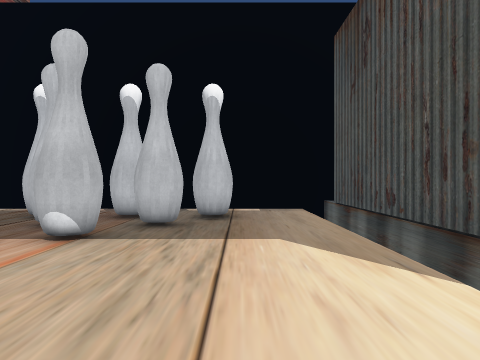
[1] (above)

24 first-person views from a walk through a scene from a Unity 3-D project. The camera is 1.4 m above the floor, looks level and sees 70° across. The floor is counted in squares, 1.44 m on a side. Each view is taken from the middle of a square. On the plan, view 1 faces up. The plan holds only what a view shows up to about 13 squares ahead; the rest is blank. The place goes on beyond the plan. The player character is not drawn.

[2]
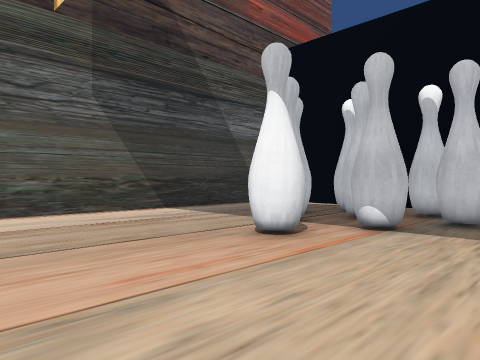

[3]
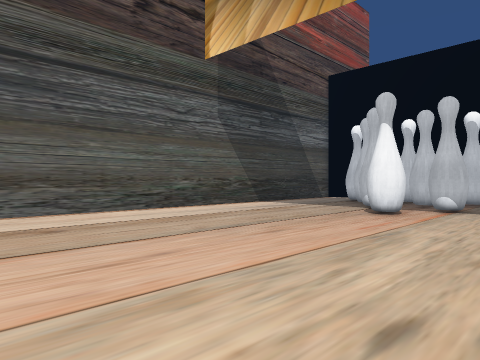

[4]
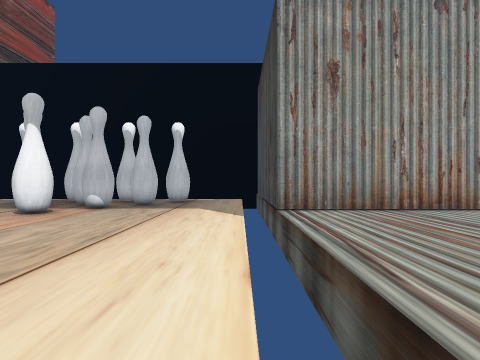

[5]
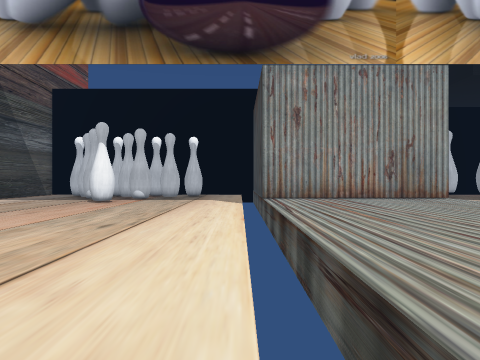

[6]
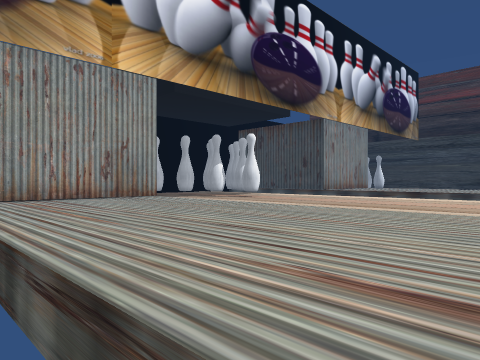

[7]
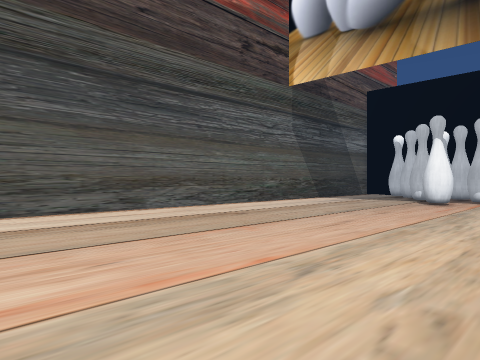

[8]
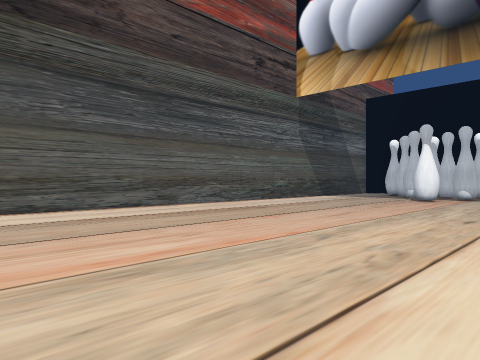

[9]
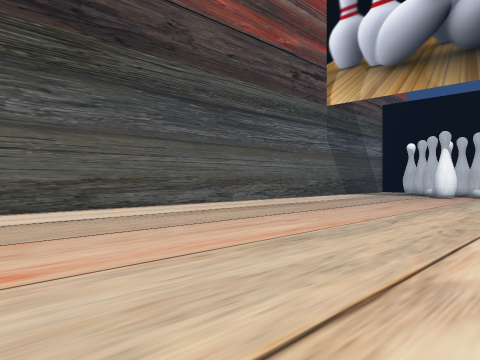

[10]
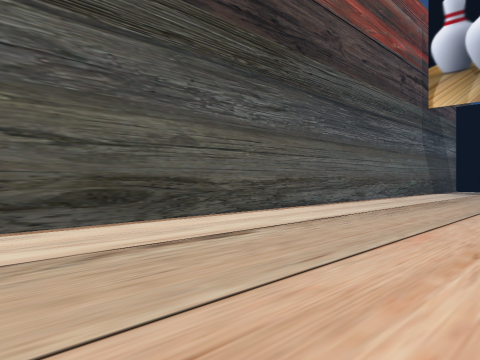

[11]
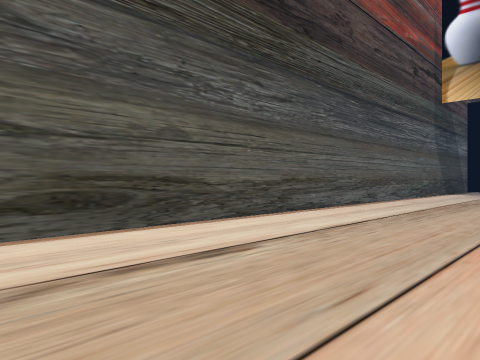

[12]
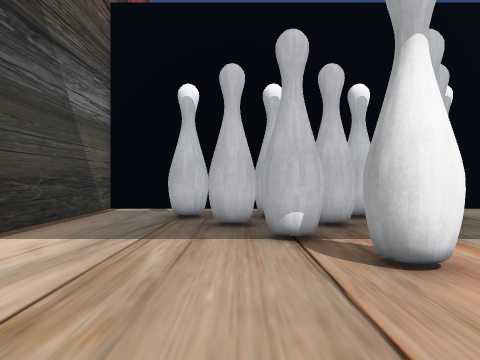

[13]
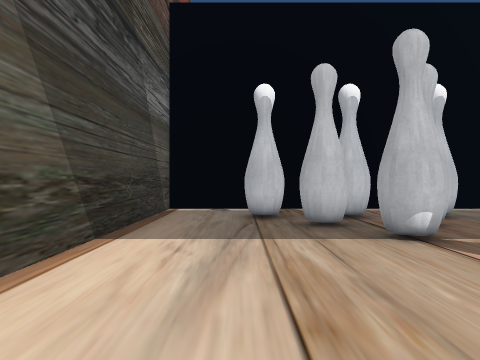

[14]
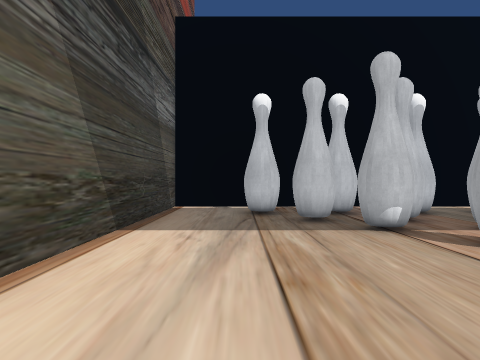

[15]
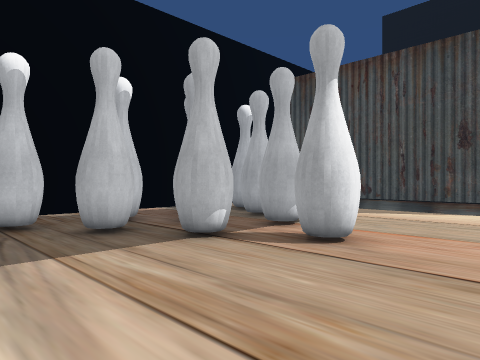

[16]
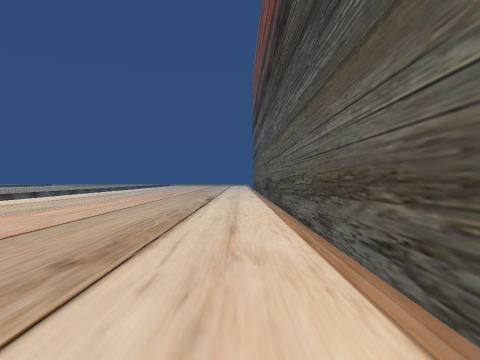

[17]
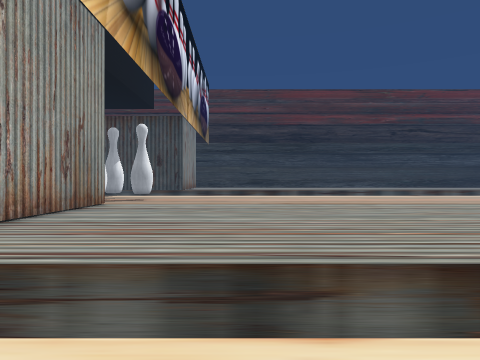

[18]
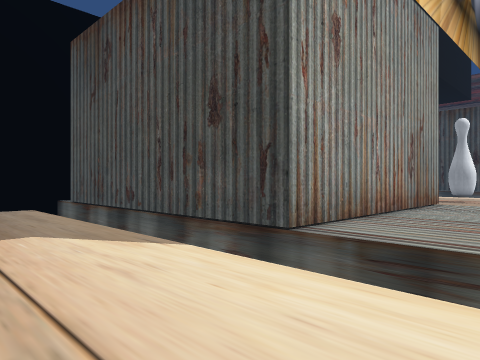

[19]
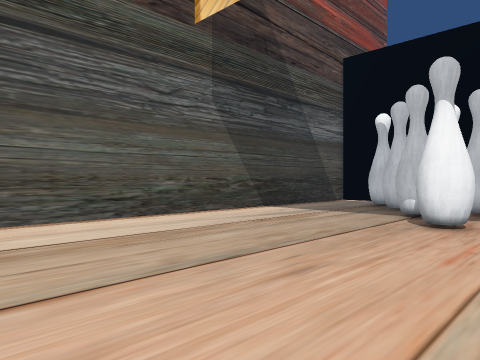

[20]
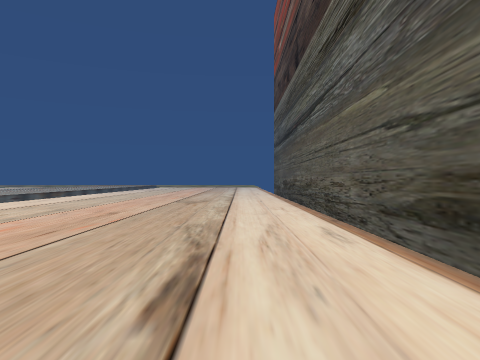

[21]
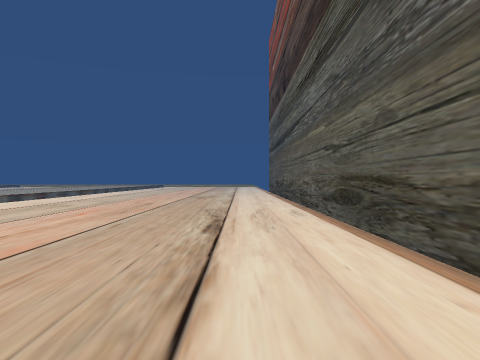

[22]
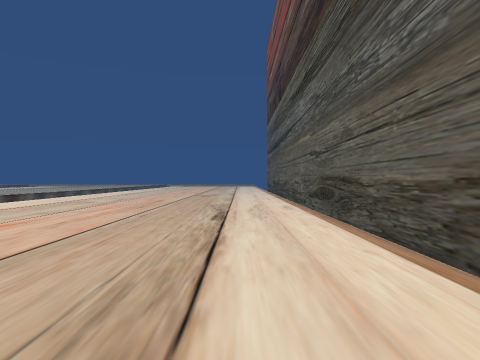

[23]
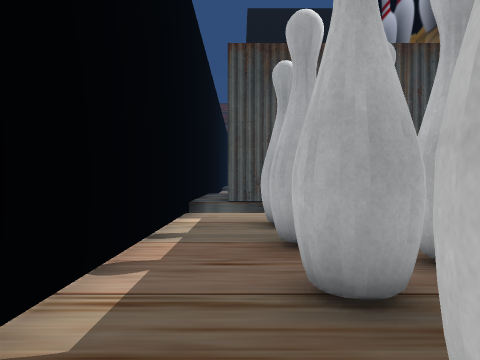

[24]
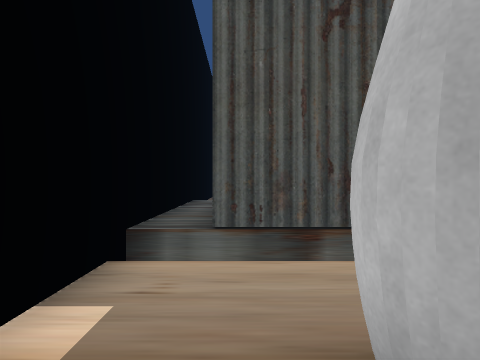

### Floor plan
Key: @ floor where view 1 was taken; # wall or solid block; . main floor; : floor 0.5 m higher than the main floor; v drop or lower ground; T thing the floor can be seen under or through.
Columns run from 11 left of view 1 to 16 right of it. Each row starts with its distance up from view 1.
 12 ############  #
 11 #.............:::::::v
 10 #.............#
  9 #...#.T.T.#...#
  8 #....T T T....#
  7 #....T T T....#
  6 #.....T.T.....#
  5 #.............#
  4 #......#......#
  3 #.............#
  2 #.............########
  1 #.............:::::::v
  0 #..........@..:::::::v
 -1 #.............:::::::v
 -2 #.............:::::::v
 -3 #.............:::::::v
 -4 #.............:::::::v
 -5 #.............:::::::v  ..
 -6 #.............:::::::v  ...
 -7 #.............:::::::v  ....
 -8 #.............:::::::v  ....
 -9 #.............:::::::v  ...
-10 #............ :::::::v
-11 #.............:::
-12 #...........
-13 #............
-14 #............
-15 #...........
-16 #.......... .
-17 #.........
-18 #..........
-19 #...........
-20 #...........
-21 #...........
-22 #...........

Where each view was taken, in squares from view 1:
view 1: 0 up, 0 right, facing up
view 2: 1 down, 0 right, facing up-left
view 3: 6 down, 0 right, facing up-left
view 4: 6 down, 2 right, facing up
view 5: 11 down, 2 right, facing up
view 6: 11 down, 2 right, facing up-right
view 7: 11 down, 0 right, facing up-left
view 8: 13 down, 1 right, facing up-left
view 9: 16 down, 1 right, facing up-left
view 10: 21 down, 3 left, facing up-left
view 11: 20 down, 4 left, facing up-left
view 12: 0 up, 6 left, facing up
view 13: 0 up, 8 left, facing up
view 14: 1 down, 8 left, facing up
view 15: 1 up, 9 left, facing up-right
view 16: 0 up, 9 left, facing down
view 17: 2 down, 0 right, facing right
view 18: 1 down, 1 left, facing up-right
view 19: 4 down, 2 left, facing up-left
view 20: 14 down, 8 left, facing down
view 21: 10 down, 8 left, facing down
view 22: 8 down, 8 left, facing down
view 23: 10 up, 8 left, facing right
view 24: 10 up, 2 left, facing right
